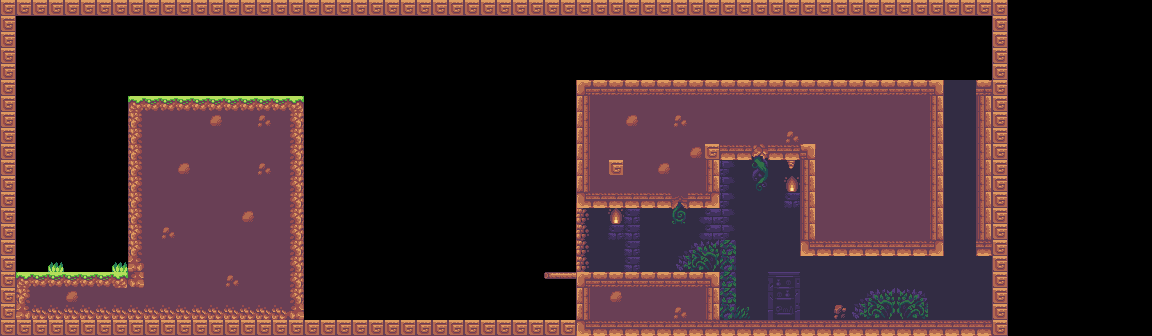

Tiled map render using the project's own tile images. Description and the whole map definition, tile-layer contents included, below:
An orthogonal 72x21 tile map with 16x16 px tiles, 2 tile layers (Tile Layer 2, Tile Layer 1).

<map version="1.0" tiledversion="1.0.3" orientation="orthogonal" renderorder="right-down" width="72" height="21" tilewidth="16" tileheight="16" nextobjectid="1">
 <tileset firstgid="1" source="TileZZANGZZANG.tsx" />
 <layer name="Tile Layer 2" width="72" height="21">
  <data encoding="csv">
0,0,0,0,0,0,0,0,0,0,0,0,0,0,0,0,0,0,0,0,0,0,0,0,0,0,0,0,0,0,0,0,0,0,0,0,0,0,0,0,0,0,0,0,0,0,0,0,0,0,0,0,0,0,0,0,0,0,0,0,0,0,0,0,0,0,0,0,0,0,0,0,
0,0,0,0,0,0,0,0,0,0,0,0,0,0,0,0,0,0,0,0,0,0,0,0,0,0,0,0,0,0,0,0,0,0,0,0,0,0,0,0,0,0,0,0,0,0,0,0,0,0,0,0,0,0,0,0,0,0,0,0,0,0,0,0,0,0,0,0,0,0,0,0,
0,0,0,0,0,0,0,0,0,0,0,0,0,0,0,0,0,0,0,0,0,0,0,0,0,0,0,0,0,0,0,0,0,0,0,0,0,0,0,0,0,0,0,0,0,0,0,0,0,0,0,0,0,0,0,0,0,0,0,0,0,0,0,0,0,0,0,0,0,0,0,0,
0,0,0,0,0,0,0,0,0,0,0,0,0,0,0,0,0,0,0,0,0,0,0,0,0,0,0,0,0,0,0,0,0,0,0,0,0,0,0,0,0,0,0,0,0,0,0,0,0,0,0,0,0,0,0,0,0,0,0,0,0,0,0,0,0,0,0,0,0,0,0,0,
0,0,0,0,0,0,0,0,0,0,0,0,0,0,0,0,0,0,0,0,0,0,0,0,0,0,0,0,0,0,0,0,0,0,0,0,0,0,0,0,0,0,0,0,0,0,0,0,0,0,0,0,0,0,0,0,0,0,0,0,0,0,0,0,0,0,0,0,0,0,0,0,
0,0,0,0,0,0,0,0,0,0,0,0,0,0,0,0,0,0,0,0,0,0,0,0,0,0,0,0,0,0,0,0,0,0,0,0,0,0,0,0,0,0,0,0,0,0,0,0,0,0,0,0,0,0,0,0,0,0,0,472,472,0,0,0,0,0,0,0,0,0,0,0,
0,0,0,0,0,0,0,0,0,0,0,0,0,0,0,0,0,0,0,0,0,0,0,0,0,0,0,0,0,0,0,0,0,0,0,0,0,0,0,0,0,0,0,0,0,0,0,0,0,0,0,0,0,0,0,0,0,0,0,472,472,0,0,0,0,0,0,0,0,0,0,0,
0,0,0,0,0,0,0,0,0,0,0,0,0,0,0,0,0,0,0,0,0,0,0,0,0,0,0,0,0,0,0,0,0,0,0,0,0,0,0,0,0,0,0,0,0,0,0,0,0,0,0,0,0,0,0,0,0,0,0,472,472,0,0,0,0,0,0,0,0,0,0,0,
0,0,0,0,0,0,0,0,0,0,0,0,0,0,0,0,0,0,0,0,0,0,0,0,0,0,0,0,0,0,0,0,0,0,0,0,0,0,0,0,0,0,0,0,0,0,0,0,0,0,0,0,0,0,0,0,0,0,0,472,472,0,0,0,0,0,0,0,0,0,0,0,
0,0,0,0,0,0,0,0,0,0,0,0,0,0,0,0,0,0,0,0,0,0,0,0,0,0,0,0,0,0,0,0,0,0,0,0,0,0,0,0,0,0,0,0,0,0,0,335,0,337,0,0,0,0,0,0,0,0,0,472,472,0,0,0,0,0,0,0,0,0,0,0,
0,0,0,0,0,0,0,0,0,0,0,0,0,0,0,0,0,0,0,0,0,0,0,0,0,0,0,0,0,0,0,0,0,0,0,0,0,0,0,0,0,0,0,0,0,420,472,360,472,362,0,0,0,0,0,0,0,0,0,472,472,0,0,0,0,0,0,0,0,0,0,0,
0,0,0,0,0,0,0,0,0,0,0,0,0,0,0,0,0,0,0,0,0,0,0,0,0,0,0,0,0,0,0,0,0,0,0,0,0,0,0,0,0,0,0,0,0,420,472,385,472,518,0,0,0,0,0,0,0,0,0,472,472,0,0,0,0,0,0,0,0,0,0,0,
0,0,0,0,0,0,0,0,0,0,0,0,0,0,0,0,0,0,0,0,0,0,0,0,0,0,0,0,0,0,0,0,0,0,0,0,0,0,0,0,0,0,0,0,0,420,472,472,472,470,0,0,0,0,0,0,0,0,0,472,472,0,0,0,0,0,0,0,0,0,0,0,
0,0,0,0,0,0,0,0,0,0,0,0,0,0,0,0,0,0,0,0,0,0,0,0,0,0,0,0,0,0,0,0,0,0,0,0,403,453,518,470,472,472,358,418,419,420,472,472,472,472,0,0,0,0,0,0,0,0,0,472,472,0,0,0,0,0,0,0,0,0,0,0,
0,0,0,0,0,0,0,0,0,0,0,0,0,0,0,0,0,0,0,0,0,0,0,0,0,0,0,0,0,0,0,0,0,0,0,0,403,453,470,470,472,472,472,418,419,420,472,472,472,472,0,0,0,0,0,0,0,0,0,472,472,0,0,0,0,0,0,0,0,0,0,0,
0,0,0,0,0,0,0,0,0,0,0,0,0,0,0,0,0,0,0,0,0,0,0,0,0,0,0,0,0,0,0,0,0,0,0,0,403,453,453,470,472,472,510,511,512,437,472,472,472,472,0,0,0,0,0,0,0,0,0,472,472,0,0,0,0,0,0,0,0,0,0,0,
0,0,0,0,0,0,0,0,0,0,0,0,0,0,0,0,0,0,0,0,0,0,0,0,0,0,0,0,0,0,0,0,0,0,0,0,403,453,453,470,472,472,535,536,537,462,472,472,472,472,472,472,472,472,472,472,472,472,472,472,472,472,0,0,0,0,0,0,0,0,0,0,
0,0,0,0,0,0,0,0,0,0,0,0,0,0,0,0,0,0,0,0,0,0,0,0,0,0,0,0,0,0,0,0,0,0,0,0,0,0,0,0,0,0,0,0,0,437,472,472,415,416,472,472,472,472,472,472,472,472,472,472,472,472,0,0,0,0,0,0,0,0,0,0,
0,0,0,0,0,0,0,0,0,0,0,0,0,0,0,0,0,0,0,0,0,0,0,0,0,0,0,0,0,0,0,0,0,0,0,0,0,0,0,0,0,0,0,0,0,437,472,472,440,441,472,472,472,510,511,512,514,515,472,472,472,472,0,0,0,0,0,0,0,0,0,0,
0,0,0,0,0,0,0,0,0,0,0,0,0,0,0,0,0,0,0,0,0,0,0,0,0,0,0,0,0,0,0,0,0,0,0,0,0,0,0,0,0,0,0,0,0,462,463,472,465,466,472,472,468,535,536,537,539,540,472,472,472,472,0,0,0,0,0,0,0,0,0,0,
0,0,0,0,0,0,0,0,0,0,0,0,0,0,0,0,0,0,0,0,0,0,0,0,0,0,0,0,0,0,0,0,0,0,0,0,0,0,0,0,0,0,0,0,0,0,0,0,0,0,0,0,0,0,0,0,0,0,0,0,0,0,0,0,0,0,0,0,0,0,0,0
</data>
 </layer>
 <layer name="Tile Layer 1" width="72" height="21">
  <data encoding="csv">
502,502,502,502,502,502,502,502,502,502,502,502,502,502,502,502,502,502,502,502,502,502,502,502,502,502,502,502,502,502,502,502,502,502,502,502,502,502,502,502,502,502,502,502,502,502,502,502,502,502,502,502,502,502,502,502,502,502,502,502,502,502,502,0,0,0,0,0,0,0,0,0,
502,0,0,0,0,0,0,0,0,0,0,0,0,0,0,0,0,0,0,0,0,0,0,0,0,0,0,0,0,0,0,0,0,0,0,0,0,0,0,0,0,0,0,0,0,0,0,0,0,0,0,0,0,0,0,0,0,0,0,0,0,0,502,0,0,0,0,0,0,0,0,0,
502,0,0,0,0,0,0,0,0,0,0,0,0,0,0,0,0,0,0,0,0,0,0,0,0,0,0,0,0,0,0,0,0,0,0,0,0,0,0,0,0,0,0,0,0,0,0,0,0,0,0,0,0,0,0,0,0,0,0,0,0,0,502,0,0,0,0,0,0,0,0,0,
502,0,0,0,0,0,0,0,0,0,0,0,0,0,0,0,0,0,0,0,0,0,0,0,0,0,0,0,0,0,0,0,0,0,0,0,0,0,0,0,0,0,0,0,0,0,0,0,0,0,0,0,0,0,0,0,0,0,0,0,0,0,502,0,0,0,0,0,0,0,0,0,
502,0,0,0,0,0,0,0,0,0,0,0,0,0,0,0,0,0,0,0,0,0,0,0,0,0,0,0,0,0,0,0,0,0,0,0,0,0,0,0,0,0,0,0,0,0,0,0,0,0,0,0,0,0,0,0,0,0,0,0,0,0,502,0,0,0,0,0,0,0,0,0,
502,0,0,0,0,0,0,0,0,0,0,0,0,0,0,0,0,0,0,0,0,0,0,0,0,0,0,0,0,0,0,0,0,0,0,0,191,193,193,193,193,193,193,193,193,193,193,193,193,193,193,193,193,193,193,193,193,193,195,0,0,193,502,0,0,0,0,0,0,0,0,0,
502,0,0,0,0,0,0,0,27,29,29,29,29,29,29,29,29,29,31,0,0,0,0,0,0,0,0,0,0,0,0,0,0,0,0,0,241,79,79,79,79,79,79,79,79,79,79,79,79,79,79,79,79,79,79,79,79,79,245,0,0,245,502,0,0,0,0,0,0,0,0,0,
502,0,0,0,0,0,0,0,77,79,79,79,79,181,79,79,183,79,81,109,110,110,0,0,0,0,0,0,0,0,0,0,0,0,0,0,241,79,79,181,79,79,183,79,79,79,79,79,79,79,79,79,79,79,79,79,79,79,245,0,0,245,502,0,0,0,0,0,0,0,0,0,
502,0,0,0,0,0,0,0,77,79,79,79,79,79,79,79,79,79,81,0,0,0,0,0,0,0,0,0,0,0,0,0,0,0,0,0,241,79,79,79,79,79,79,79,79,79,79,79,79,183,79,79,79,79,79,79,79,79,245,0,0,245,502,0,0,0,0,0,0,0,0,0,
502,0,0,0,0,0,0,0,77,79,79,79,79,79,79,79,79,79,81,0,0,0,0,0,0,0,0,0,0,0,0,0,0,0,0,0,241,79,79,79,79,79,79,181,502,293,293,335,293,293,195,79,79,79,79,79,79,79,245,0,0,245,502,0,0,0,0,0,0,0,0,0,
502,0,0,0,0,0,0,0,77,79,79,181,79,79,79,79,183,79,81,0,0,0,0,0,0,0,0,0,0,0,0,0,0,0,0,0,241,79,502,79,79,181,79,79,245,0,0,0,0,0,245,79,79,79,79,79,79,79,245,0,0,245,502,0,0,0,0,0,0,0,0,0,
502,0,0,0,0,0,0,0,77,79,79,79,79,79,79,79,79,79,81,0,0,0,0,0,0,0,0,0,0,0,0,0,0,0,0,0,241,79,79,79,79,79,79,79,245,0,0,0,0,0,245,79,79,79,79,79,79,79,245,0,0,245,502,0,0,0,0,0,0,0,0,0,
502,0,0,0,0,0,0,0,77,79,79,79,79,79,79,79,79,79,81,0,0,0,0,0,0,0,0,0,0,0,0,0,0,0,0,0,291,293,293,293,293,293,333,293,295,0,0,0,0,0,245,79,79,79,79,79,79,79,245,0,0,245,502,0,0,0,0,0,0,0,0,0,
502,0,0,0,0,0,0,0,77,79,79,79,79,79,79,181,79,79,81,0,0,0,0,0,0,0,0,0,0,0,0,0,0,0,0,0,0,0,0,0,0,0,0,0,0,0,0,0,0,0,245,79,79,79,79,79,79,79,245,0,0,245,502,0,0,0,0,0,0,0,0,0,
502,0,0,0,0,0,0,0,77,79,183,79,79,79,79,79,79,79,81,0,0,0,0,0,0,0,0,0,0,0,0,0,0,0,0,0,0,0,0,0,0,0,0,0,0,0,0,0,0,0,245,79,79,79,79,79,79,79,245,0,0,245,502,0,0,0,0,0,0,0,0,0,
502,0,0,0,0,0,0,0,77,79,79,79,79,79,79,79,79,79,81,0,0,0,0,0,0,0,0,0,0,0,0,0,0,0,0,0,0,0,0,0,0,0,0,0,0,0,0,0,0,0,291,293,293,293,293,293,293,293,295,0,0,293,502,0,0,0,0,0,0,0,0,0,
502,0,0,177,0,0,0,177,127,79,79,79,79,79,79,79,79,79,81,0,0,0,0,0,0,0,0,0,0,0,0,0,0,0,0,0,0,0,0,0,0,0,0,0,0,0,0,0,0,0,0,0,0,0,0,0,0,0,0,0,0,0,502,0,0,0,0,0,0,0,0,0,
502,27,29,29,29,29,29,31,131,79,79,79,79,79,183,79,79,79,81,0,0,0,0,0,0,0,0,0,0,0,0,0,0,0,35,36,191,193,193,193,193,193,193,193,195,0,0,0,0,0,0,0,0,0,0,0,0,0,0,0,0,0,502,0,0,0,0,0,0,0,0,0,
502,77,79,79,181,79,79,79,79,79,79,79,79,79,79,79,79,79,81,0,0,0,0,0,0,0,0,0,0,0,0,0,0,0,0,0,241,79,181,79,79,79,79,79,245,0,0,0,0,0,0,0,0,0,0,0,0,0,0,0,0,0,502,0,0,0,0,0,0,0,0,0,
502,127,129,129,129,129,129,129,129,129,129,129,129,129,129,129,129,129,131,0,0,0,0,0,0,0,0,0,0,0,0,0,0,0,0,0,241,79,79,79,79,79,183,79,245,0,0,0,0,0,0,0,0,0,0,0,0,0,0,0,0,0,502,0,0,0,0,0,0,0,0,0,
502,502,502,502,502,502,502,502,502,502,502,502,502,502,502,502,502,502,502,502,502,502,502,502,502,502,502,502,502,502,502,502,502,502,502,502,291,293,293,293,293,293,293,293,293,293,293,293,293,293,293,293,293,293,293,293,293,293,293,293,293,293,502,0,0,0,0,0,0,0,0,0
</data>
 </layer>
</map>
